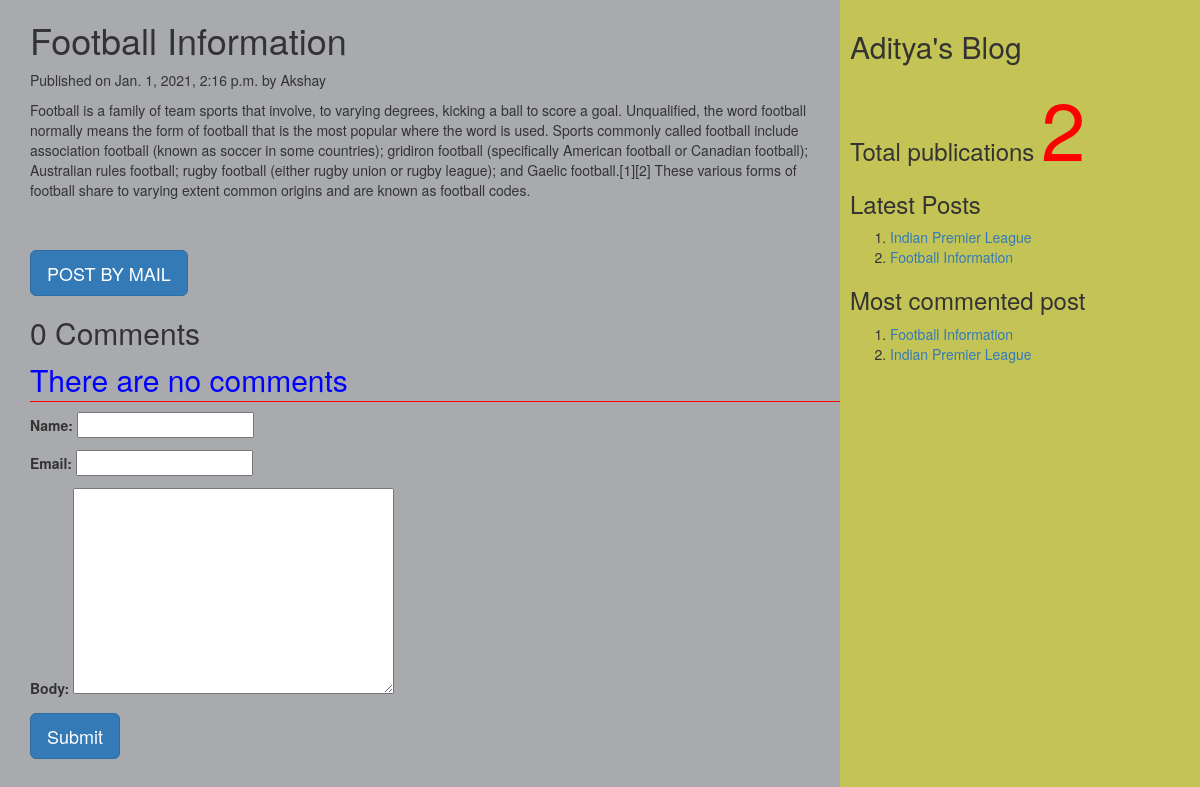
The app's page /2021/01/01/football-information with its own data.
### myApp/models.py (models this page shows, shortened)
class Post(models.Model):
          tags=TaggableManager()
          STATUS_CHOICES=(('draft','Draft'),('published','Published'))
          title=models.CharField(max_length=256)
          slug=models.SlugField(max_length=264,unique_for_date='publish')
          author=models.ForeignKey(User,related_name='blog_posts',on_delete= models.CASCADE)
          body=models.TextField()
          publish=models.DateTimeField(default=timezone.now)
          created=models.DateTimeField(auto_now_add=True)
          updated=models.DateTimeField(auto_now=True)
          status= models.CharField(max_length=10,choices=STATUS_CHOICES,default='draft')
          objects=CustomManager()
          class Meta:
                ordering=('-publish',)
          def get_absolute_url(self):
                return reverse('post_detail',args=[self.publish.year,self.publish.strftime('%m'),self.publish.strftime('%d'),self.slug])

### myApp/views.py (the view, shortened to what this page needs)
# urls.py: url(r'(?P<year>\d{4})/(?P<month>\d{2})/(?P<day>\d{2})/(?P<post>[-\w]+)',views.post_detail_view,name='post_detail'),
def post_detail_view(request,year,month,day,post):
    post=get_object_or_404(Post,slug=post,publish__year=year,publish__month=month,publish__day=day)
    comments=post.comments.filter(active=True)
    csubmit=False
    form=CommentForm()
    d={'post':post,'form':form,'csubmit':csubmit,'comments':comments}
    return render(request,'myApp/post_detail.html',d)

### myApp/forms.py
class CommentForm(forms.ModelForm):
    class Meta:
        model=Comment
        fields=('name','email','body')

### myApp/models.py (called while the page is built)
    def get_queryset(self):
        return super().get_queryset().filter(status='published')

### myApp/templatetags/mytags.py (called while the page is built)
@register.simple_tag
def total_posts():
    return Post.objects.count()

@register.inclusion_tag('myApp/latest_post.html')
def show_latest_posts(count=3):
    latest_posts=Post.objects.order_by('-publish')[:count]
    return {'latest_posts':latest_posts}

@register.simple_tag
def get_most_commented_posts(count=2):
    return Post.objects.annotate(total_comments=Count('comments')).order_by('-total_comments')[:count]

### templates/myApp/post_detail.html (shortened to what this page needs)
<html>
    {%extends 'myApp/parent.html'%}
        {%block content_block%}
        <h1>{{post.title}}</h1>
        <p>Published on {{post.publish}} by {{post.author|title}}</p>
        {{post.body|linebreaks}} <br><br>
        <a href="/{{post.id}}/share" class='btn btn-lg btn-primary'>POST BY MAIL</a>
        {%with comments.count as comments_count%}
        <h2>{{comments_count}} Comment{{comments_count|pluralize}}</h2>
        {%endwith%}
        {%if comments%}
         {%for c in comments%}
         <p>Comment {{forloop.counter}} by {{c.name}}</p>
        <div>{{c.body|linebreaks}}</div>
        <hr>
        {%endfor%}
        {%else%}
         <p style="color:blue;font-size:30px;font-style:bold;border-bottom:1px red solid;">There are no comments</p>
        {%endif%}
         {%if csubmit%}
         <h2>Thank you..Your comment has been added successfully!!</h2>
         {%else%}
         <form  method="post">
           {{form.as_p}}
           <input type="submit" class='btn btn-lg btn-primary' value="Submit">
         </form>
         {%endif%}
        {%endblock%}

### templates/myApp/parent.html (shortened to what this page needs)
<html>
{%load mytags%}
    <head>
        <link rel="stylesheet" href="https://maxcdn.bootstrapcdn.com/bootstrap/3.3.7/css/bootstrap.min.css">
    </head>
    <body>
        <div class="content" style="width:70%;float:left;background-color:a8aaad;height:300%;padding:0 0 0 30px">
              {%block content_block%}
              {%endblock%}
        </div>
        <div class="sidebar" style="width:30%;float:right;background-color:#c4c456;height:300%;padding:10px">
            <h2>Aditya's Blog</h2>
            <h3>Total publications
              <span style="color:red;font-size:80px">
              {%total_posts%}</span>
              <h3>Latest Posts</h3>
              {% show_latest_posts 2 %}
              <h3>Most commented post</h3>
              {%get_most_commented_posts as m%}
              <ol>
                {%for post in m%}
                <li><a href="{{post.get_absolute_url}}">{{post.title}}</a></li>
                {%endfor%}
              </ol>
            </h3>
        </div>
    </body>
</html>

### templates/myApp/latest_post.html
<!DOCTYPE html>
<html lang="en" dir="ltr">
  <body>
    <ol>
    {%for post in latest_posts%}
    <li><a href="{{post.get_absolute_url}}">{{post.title}}</a></li>
    {%endfor%}
    </ol>
  </body>
</html>

### records on screen
Post: title "Football Information", publish "Jan. 1, 2021, 2:16 p.m.", author "Akshay", body "Football is a family of team sports that involve, to varying degrees, kicking a ball to score a goal. Unqualified, the word football normally means the form of football that is the most popular where the word is used. Sports commonly called football include association football (known as soccer in some countries); gridiron football (specifically American football or Canadian football); Australian rules football; rugby football (either rugby union or rugby league); and Gaelic football.[1][2] These various forms of football share to varying extent common origins and are known as football codes."
Post: title "Indian Premier League"

### other values on screen
{{ comments_count }} "0"
